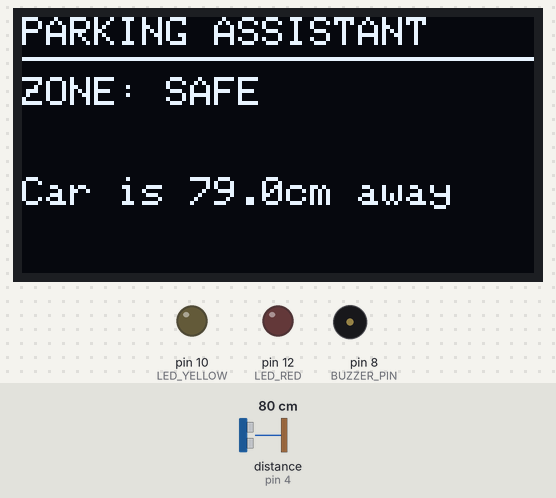
This sketch was run on a simulated Arduino Uno, built with avr-gcc and run on an emulated ATmega328P. Parts: 128×64 one-colour display, output pins drawn as LEDs (lit = HIGH), buzzer (waves = sounding). Wiring (inferred from the names in the program): ultrasonic range finder: trigger pin 5; echo pin 4. Dashed ring = blinking. The test bench sets the inputs (shaded band); at power-on: distance to the obstacle (sensor on pin 4) 80 cm. The echo pulse lasts 58.3 µs per cm; pins used as bus, display or sensor lines are not drawn.

Above: at 3.2 s.
3.3 s: distance to the obstacle (sensor on pin 4) set to 56 cm
At 4.5 s:
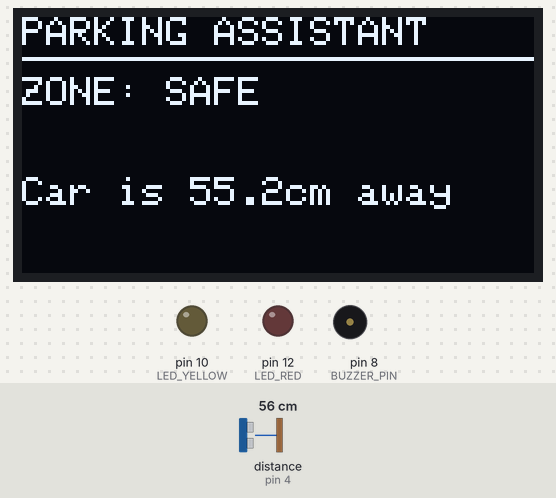
4.8 s: distance to the obstacle (sensor on pin 4) set to 46 cm
At 5.14 s:
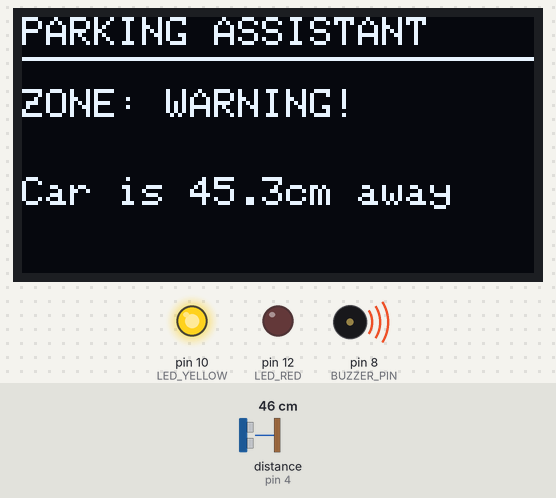
7.3 s: distance to the obstacle (sensor on pin 4) set to 22 cm
At 8.7 s:
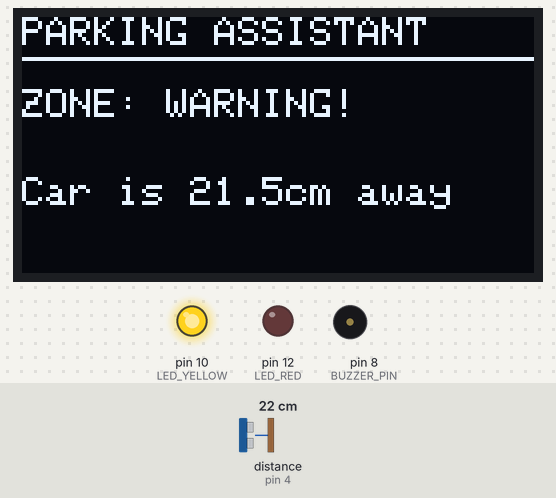
8.8 s: distance to the obstacle (sensor on pin 4) set to 19 cm
At 8.99 s:
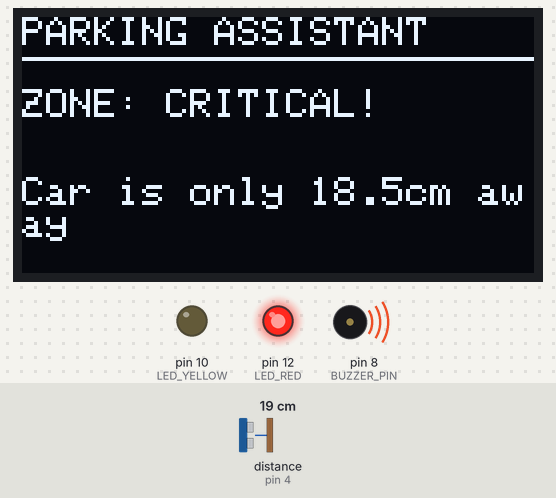
10.7 s: distance to the obstacle (sensor on pin 4) set to 12 cm
At 11.14 s:
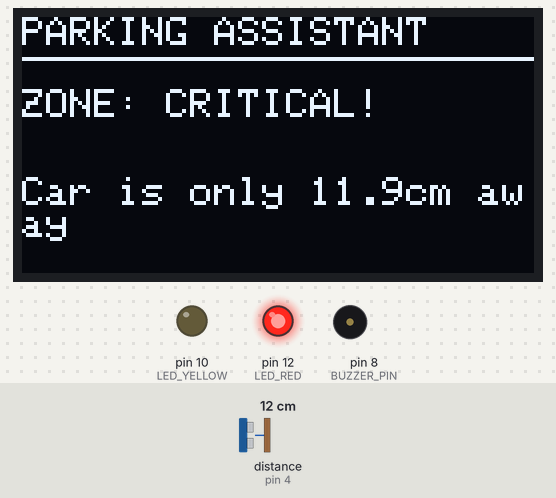
12.2 s: distance to the obstacle (sensor on pin 4) set to 9 cm
At 12.64 s:
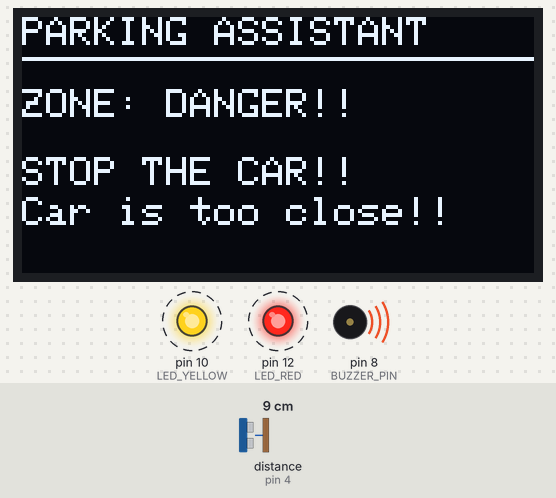
Timing chart, 0 to 15.0 s (numbered marks = the images above; inputs shaded):
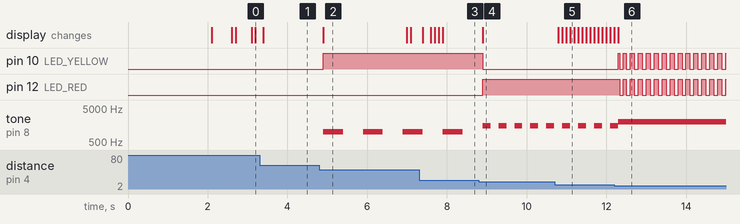

Measured:
- the behaviour switches between 51 and 50 cm on distance to the obstacle (sensor on pin 4) (found by bisection; images 1 and 2)
- the behaviour switches between 21 and 20 cm on distance to the obstacle (sensor on pin 4) (found by bisection; images 3 and 4)
- the behaviour switches between 11 and 10 cm on distance to the obstacle (sensor on pin 4) (found by bisection; images 5 and 6)
- after the input at 3.3 s, the display: changes after 0.10 s (image 1)
- after the input at 4.8 s, pin 10 (LED_YELLOW): LOW → HIGH after 0.10 s; tone on pin 8 (BUZZER_PIN): alternates 1000 Hz for 0.50 s and silent for 0.50 s, starting after 0.10 s; the display: changes after 0.10 s (image 2)
- after the input at 7.3 s, the display: changes after 0.10 s (image 3)
- after the input at 8.8 s, pin 10 (LED_YELLOW): HIGH → LOW after 0.10 s; pin 12 (LED_RED): LOW → HIGH after 0.10 s; tone on pin 8 (BUZZER_PIN): alternates 1500 Hz for 0.20 s and silent for 0.20 s, starting after 0.10 s; the display: changes after 0.10 s (image 4)
- after the input at 10.7 s, the display: first changes after 0.10 s (image 5 shows a later state)
- after the input at 12.2 s, pin 10 (LED_YELLOW): alternates HIGH for 0.10 s and LOW for 0.10 s, starting after 0.10 s; pin 12 (LED_RED): alternates HIGH for 0.10 s and LOW for 0.10 s, starting after 0.14 s; the display: changes after 0.10 s (image 6)

The sketch:

parking-sensor.ino
```cpp
// importing Libraries
#include <Wire.h>
#include <Adafruit_GFX.h>
#include <Adafruit_SSD1306.h>

// Pin Definitions (Perfect for Arduino Uno R3)
const int TRIG_PIN = 5;      // HC-SR04 Trig Pin
const int ECHO_PIN = 4;      // HC-SR04 Echo Pin
const int LED_YELLOW = 10;   // Warning zone indicator
const int LED_RED = 12;      // Critical zone indicator
const int BUZZER_PIN = 8;    // Buzzer alarm pin

// OLED configuration
#define SCREEN_WIDTH 128
#define SCREEN_HEIGHT 64
#define OLED_RESET    -1
Adafruit_SSD1306 display(SCREEN_WIDTH, SCREEN_HEIGHT, &Wire, OLED_RESET);

// System Tracking Variables (Non-blocking Timers)
unsigned long lastSensorRead = 0;
unsigned long lastBuzzerToggle = 0;
unsigned long lastFlashToggle = 0;

const unsigned long SENSOR_INTERVAL = 100; // Sample distance every 100ms

// Dynamic State Variables
int buzzerState = LOW;
int flashState = LOW;
float currentDistance = 999.0;

void setup() {
  Serial.begin(115200); // Remember to set Serial Monitor to 115200 baud

  // Ultrasonic Sensor Pin Modes
  pinMode(TRIG_PIN, OUTPUT);
  pinMode(ECHO_PIN, INPUT);

  // Indicator Outputs
  pinMode(LED_YELLOW, OUTPUT);
  pinMode(LED_RED, OUTPUT);
  pinMode(BUZZER_PIN, OUTPUT);

  // Initialize OLED display (I2C address 0x3C is standard for 0.96" screens)
  if(!display.begin(SSD1306_SWITCHCAPVCC, 0x3C)) {
    Serial.println(F("SSD1306 allocation failed"));
    for(;;);
  }

  display.clearDisplay();
  display.setTextColor(SSD1306_WHITE);
  display.setTextSize(1);
  display.setCursor(10, 20);
  display.print("Parking Assistant");
  display.setCursor(25, 40);
  display.print("Initializing...");
  display.display();
  delay(2000);
}

void loop() {
  unsigned long currentTime = millis();
  bool newSensorDataAvailable = false;

  // --- 1. Non-Blocking Ultrasonic Sensor Read (Every 100ms) ---
  if (currentTime - lastSensorRead >= SENSOR_INTERVAL) {
    lastSensorRead = currentTime;
    newSensorDataAvailable = true; // Signal that we have a fresh reading to display

    // Generate clean 10-microsecond trigger pulse
    digitalWrite(TRIG_PIN, LOW);
    delayMicroseconds(2);
    digitalWrite(TRIG_PIN, HIGH);
    delayMicroseconds(10);
    digitalWrite(TRIG_PIN, LOW);

    // Read acoustic return wave bounce time (microseconds)
    long duration = pulseIn(ECHO_PIN, HIGH, 30000); // 30ms timeout limit

    if (duration > 0) {
      currentDistance = (duration * 0.034) / 2.0;
    } else {
      currentDistance = 999.0; // Clear read fault fallback
    }
  }

  // --- 2. Update Display ONLY when new data arrives (Prevents Flickering/Blank Screens) ---
  if (newSensorDataAvailable) {
    display.clearDisplay();
    display.setTextSize(1);
    display.setCursor(0, 0);
    display.print("PARKING ASSISTANT");
    display.drawFastHLine(0, 10, 128, SSD1306_WHITE);

    if (currentDistance > 50.0) {
      display.setCursor(0,15);
      display.print("ZONE: SAFE ");
      display.setCursor(0,40);
      display.print("Car is ");
      display.print(currentDistance, 1);
      display.print("cm away");
    }
    else if (currentDistance >= 20.0 && currentDistance <= 50.0) {
      display.setCursor(0,18);
      display.print("ZONE: WARNING! ");
      display.setCursor(0,40);
      display.print("Car is ");
      display.print(currentDistance, 1);
      display.print("cm away");
    }
    else if (currentDistance >= 10.0 && currentDistance < 20.0) {
      display.setCursor(0,18);
      display.print("ZONE: CRITICAL! ");
      display.setCursor(0,40);
      display.print("Car is only ");
      display.print(currentDistance, 1);
      display.print("cm away");
    }
    else if (currentDistance < 10.0) {
      display.setCursor(0,18);
      display.print("ZONE: DANGER!! ");
      display.setCursor(0,35);
      display.print("STOP THE CAR!!");
      display.setCursor(0,45);
      display.print("Car is too close!! ");
    }

    display.display(); // Push frame buffer data to physical display
  }

  // --- 3. Alarm Hardware Control Engine (Must run continuously for smooth buzzing/flashing) ---
  if (currentDistance > 50.0) {
    digitalWrite(LED_YELLOW, LOW);
    digitalWrite(LED_RED, LOW);
    noTone(BUZZER_PIN);
    digitalWrite(BUZZER_PIN, LOW);
  }
  else if (currentDistance >= 20.0 && currentDistance <= 50.0) {
    digitalWrite(LED_YELLOW, HIGH);
    digitalWrite(LED_RED, LOW);

    if (currentTime - lastBuzzerToggle >= 500) {
      lastBuzzerToggle = currentTime;
      buzzerState = !buzzerState;
      if (buzzerState) tone(BUZZER_PIN, 1000); else noTone(BUZZER_PIN);
    }
  }
  else if (currentDistance >= 10.0 && currentDistance < 20.0) {
    digitalWrite(LED_YELLOW, LOW);
    digitalWrite(LED_RED, HIGH);

    if (currentTime - lastBuzzerToggle >= 200) {
      lastBuzzerToggle = currentTime;
      buzzerState = !buzzerState;
      if (buzzerState) tone(BUZZER_PIN, 1500); else noTone(BUZZER_PIN);
    }
  }
  else if (currentDistance < 10.0) {
    tone(BUZZER_PIN, 2000); // Continuous piercing lock frequency

    if (currentTime - lastFlashToggle >= 80) {
      lastFlashToggle = currentTime;
      flashState = !flashState;
      digitalWrite(LED_YELLOW, flashState);
      digitalWrite(LED_RED, flashState);
    }
  }
}
```
